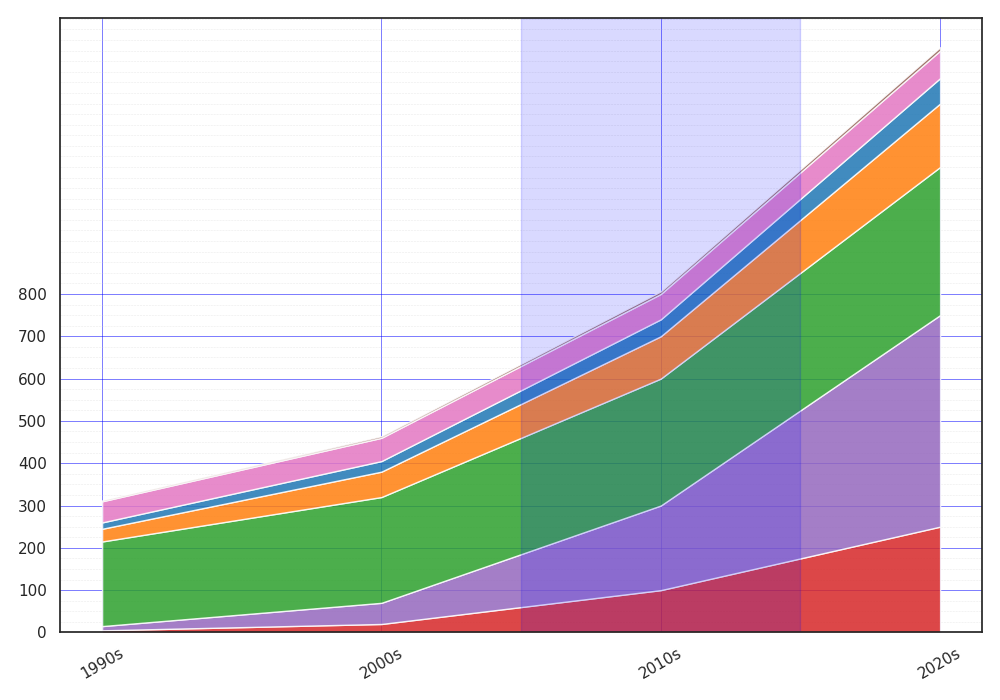

The script that drew this image:
import matplotlib.pyplot as plt
import numpy as np
from matplotlib.ticker import MultipleLocator

decades = ['1990s', '2000s', '2010s', '2020s']
solar = np.array([5, 20, 100, 250])
wind = np.array([10, 50, 200, 500])
hydroelectric = np.array([200, 250, 300, 350])
biomass = np.array([30, 60, 100, 150])
geothermal = np.array([15, 25, 40, 60])
nuclear = np.array([50, 55, 60, 65])
tide = np.array([2, 4, 6, 8])

data = np.vstack([solar, wind, hydroelectric, biomass, geothermal, nuclear, tide])

colors = ['#d62728', '#9467bd', '#2ca02c', '#ff7f0e', '#1f77b4', '#e377c2', '#8c564b']

plt.figure(figsize=(10, 7))
plt.stackplot(decades, data, colors=colors, alpha=0.85)

plt.xticks(rotation=30, ha='center')
plt.grid(visible=True, which='major', color='blue', linestyle='-', linewidth=0.6, alpha=0.6)

plt.yticks(np.arange(0, 801, 100))
plt.gca().yaxis.set_minor_locator(MultipleLocator(25))
plt.grid(which='minor', linestyle='--', linewidth=0.4, alpha=0.4)

plt.axvspan(1.5, 2.5, color='blue', alpha=0.15)
plt.tight_layout()
plt.show()
